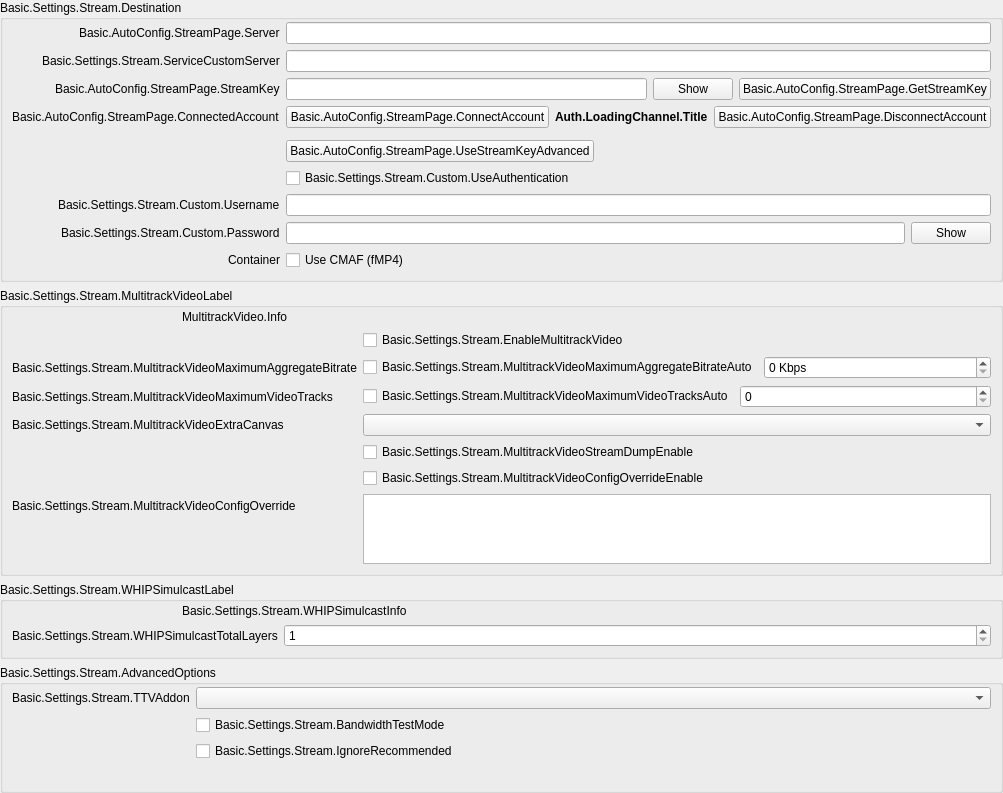
            <widget class="QWidget" name="streamKeyPage">
             <property name="geometry">
              <rect>
               <x>0</x>
               <y>0</y>
               <width>987</width>
               <height>791</height>
              </rect>
             </property>
             <layout class="QVBoxLayout" name="streamkeyPageLayout">
              <property name="leftMargin">
               <number>0</number>
              </property>
              <property name="topMargin">
               <number>0</number>
              </property>
              <property name="rightMargin">
               <number>0</number>
              </property>
              <property name="bottomMargin">
               <number>0</number>
              </property>
              <item>
               <widget class="QGroupBox" name="destinationGroupBox">
                <property name="title">
                 <string>Basic.Settings.Stream.Destination</string>
                </property>
                <layout class="QFormLayout" name="destinationLayout">
                 <property name="fieldGrowthPolicy">
                  <enum>QFormLayout::AllNonFixedFieldsGrow</enum>
                 </property>
                 <property name="labelAlignment">
                  <set>Qt::AlignRight|Qt::AlignTrailing|Qt::AlignVCenter</set>
                 </property>
                 <property name="leftMargin">
                  <number>9</number>
                 </property>
                 <property name="topMargin">
                  <number>2</number>
                 </property>
                 <property name="rightMargin">
                  <number>9</number>
                 </property>
                 <property name="bottomMargin">
                  <number>9</number>
                 </property>
                 <item row="0" column="0">
                  <widget class="QLabel" name="serverLabel">
                   <property name="text">
                    <string>Basic.AutoConfig.StreamPage.Server</string>
                   </property>
                  </widget>
                 </item>
                 <item row="0" column="1">
                  <widget class="QStackedWidget" name="serverStackedWidget">
                   <property name="sizePolicy">
                    <sizepolicy hsizetype="Preferred" vsizetype="Maximum">
                     <horstretch>0</horstretch>
                     <verstretch>0</verstretch>
                    </sizepolicy>
                   </property>
                   <property name="currentIndex">
                    <number>1</number>
                   </property>
                   <widget class="QWidget" name="servicePage">
                    <layout class="QHBoxLayout" name="horizontalLayout_21">
                     <property name="leftMargin">
                      <number>0</number>
                     </property>
                     <property name="topMargin">
                      <number>0</number>
                     </property>
                     <property name="rightMargin">
                      <number>0</number>
                     </property>
                     <property name="bottomMargin">
                      <number>0</number>
                     </property>
                     <item>
                      <widget class="QComboBox" name="server"/>
                     </item>
                    </layout>
                   </widget>
                   <widget class="QWidget" name="customPage">
                    <layout class="QHBoxLayout" name="horizontalLayout_22">
                     <property name="leftMargin">
                      <number>0</number>
                     </property>
                     <property name="topMargin">
                      <number>0</number>
                     </property>
                     <property name="rightMargin">
                      <number>0</number>
                     </property>
                     <property name="bottomMargin">
                      <number>0</number>
                     </property>
                     <item>
                      <widget class="QLineEdit" name="customServer"/>
                     </item>
                    </layout>
                   </widget>
                  </widget>
                 </item>
                 <item row="1" column="0">
                  <widget class="QLabel" name="serviceCustomServerLabel">
                   <property name="text">
                    <string>Basic.Settings.Stream.ServiceCustomServer</string>
                   </property>
                   <property name="buddy">
                    <cstring>serviceCustomServer</cstring>
                   </property>
                  </widget>
                 </item>
                 <item row="1" column="1">
                  <widget class="QLineEdit" name="serviceCustomServer"/>
                 </item>
                 <item row="2" column="0">
                  <widget class="QLabel" name="streamKeyLabel">
                   <property name="text">
                    <string>Basic.AutoConfig.StreamPage.StreamKey</string>
                   </property>
                   <property name="openExternalLinks">
                    <bool>true</bool>
                   </property>
                   <property name="buddy">
                    <cstring>key</cstring>
                   </property>
                  </widget>
                 </item>
                 <item row="2" column="1">
                  <widget class="QFrame" name="streamKeyWidget">
                   <layout class="QHBoxLayout" name="horizontalLayout_11">
                    <property name="leftMargin">
                     <number>0</number>
                    </property>
                    <property name="topMargin">
                     <number>0</number>
                    </property>
                    <property name="rightMargin">
                     <number>0</number>
                    </property>
                    <property name="bottomMargin">
                     <number>0</number>
                    </property>
                    <item>
                     <widget class="QLineEdit" name="key">
                      <property name="inputMask">
                       <string notr="true"/>
                      </property>
                      <property name="text">
                       <string notr="true"/>
                      </property>
                      <property name="echoMode">
                       <enum>QLineEdit::Password</enum>
                      </property>
                     </widget>
                    </item>
                    <item>
                     <widget class="QPushButton" name="show">
                      <property name="text">
                       <string>Show</string>
                      </property>
                     </widget>
                    </item>
                    <item>
                     <widget class="UrlPushButton" name="getStreamKeyButton">
                      <property name="toolTip">
                       <string/>
                      </property>
                      <property name="toolTipDuration">
                       <number>-4</number>
                      </property>
                      <property name="text">
                       <string>Basic.AutoConfig.StreamPage.GetStreamKey</string>
                      </property>
                     </widget>
                    </item>
                   </layout>
                  </widget>
                 </item>
                 <item row="3" column="0">
                  <widget class="QLabel" name="connectedAccountLabel">
                   <property name="text">
                    <string>Basic.AutoConfig.StreamPage.ConnectedAccount</string>
                   </property>
                  </widget>
                 </item>
                 <item row="3" column="1">
                  <layout class="QHBoxLayout" name="horizontalLayout_15">
                   <item>
                    <widget class="QPushButton" name="connectAccount2">
                     <property name="cursor">
                      <cursorShape>PointingHandCursor</cursorShape>
                     </property>
                     <property name="text">
                      <string>Basic.AutoConfig.StreamPage.ConnectAccount</string>
                     </property>
                    </widget>
                   </item>
                   <item>
                    <widget class="QLabel" name="connectedAccountText">
                     <property name="styleSheet">
                      <string notr="true">font-weight: bold</string>
                     </property>
                     <property name="text">
                      <string>Auth.LoadingChannel.Title</string>
                     </property>
                    </widget>
                   </item>
                   <item>
                    <widget class="QPushButton" name="disconnectAccount">
                     <property name="text">
                      <string>Basic.AutoConfig.StreamPage.DisconnectAccount</string>
                     </property>
                    </widget>
                   </item>
                   <item>
                    <spacer name="horizontalSpacer_19">
                     <property name="orientation">
                      <enum>Qt::Horizontal</enum>
                     </property>
                     <property name="sizeHint" stdset="0">
                      <size>
                       <width>40</width>
                       <height>20</height>
                      </size>
                     </property>
                    </spacer>
                   </item>
                  </layout>
                 </item>
                 <item row="4" column="0">
                  <spacer name="horizontalSpacer_18">
                   <property name="orientation">
                    <enum>Qt::Horizontal</enum>
                   </property>
                   <property name="sizeHint" stdset="0">
                    <size>
                     <width>170</width>
                     <height>0</height>
                    </size>
                   </property>
                  </spacer>
                 </item>
                 <item row="5" column="1">
                  <layout class="QHBoxLayout" name="horizontalLayout_28">
                   <item>
                    <widget class="QPushButton" name="useStreamKeyAdv">
                     <property name="text">
                      <string>Basic.AutoConfig.StreamPage.UseStreamKeyAdvanced</string>
                     </property>
                    </widget>
                   </item>
                   <item>
                    <spacer name="horizontalSpacer_28">
                     <property name="orientation">
                      <enum>Qt::Horizontal</enum>
                     </property>
                     <property name="sizeHint" stdset="0">
                      <size>
                       <width>40</width>
                       <height>0</height>
                      </size>
                     </property>
                    </spacer>
                   </item>
                  </layout>
                 </item>
                 <item row="6" column="1">
                  <widget class="QCheckBox" name="useAuth">
                   <property name="text">
                    <string>Basic.Settings.Stream.Custom.UseAuthentication</string>
                   </property>
                  </widget>
                 </item>
                 <item row="7" column="0">
                  <widget class="QLabel" name="authUsernameLabel">
                   <property name="text">
                    <string>Basic.Settings.Stream.Custom.Username</string>
                   </property>
                   <property name="buddy">
                    <cstring>authUsername</cstring>
                   </property>
                  </widget>
                 </item>
                 <item row="7" column="1">
                  <widget class="QLineEdit" name="authUsername"/>
                 </item>
                 <item row="8" column="0">
                  <widget class="QLabel" name="authPwLabel">
                   <property name="text">
                    <string>Basic.Settings.Stream.Custom.Password</string>
                   </property>
                   <property name="buddy">
                    <cstring>authPw</cstring>
                   </property>
                  </widget>
                 </item>
                 <item row="8" column="1">
                  <widget class="QFrame" name="authPwWidget">
                   <layout class="QHBoxLayout" name="horizontalLayout_25">
                    <property name="leftMargin">
                     <number>0</number>
                    </property>
                    <property name="topMargin">
                     <number>0</number>
                    </property>
                    <property name="rightMargin">
                     <number>0</number>
                    </property>
                    <property name="bottomMargin">
                     <number>0</number>
                    </property>
                    <item>
                     <widget class="QLineEdit" name="authPw">
                      <property name="echoMode">
                       <enum>QLineEdit::Password</enum>
                      </property>
                     </widget>
                    </item>
                    <item>
                     <widget class="QPushButton" name="authPwShow">
                      <property name="text">
                       <string>Show</string>
                      </property>
                     </widget>
                    </item>
                   </layout>
                  </widget>
                 </item>
                 <item row="9" column="0">
                  <widget class="QLabel" name="moqUseCmafLabel">
                   <property name="text">
                    <string>Container</string>
                   </property>
                   <property name="visible">
                    <bool>false</bool>
                   </property>
                  </widget>
                 </item>
                 <item row="9" column="1">
                  <widget class="QCheckBox" name="moqUseCmaf">
                   <property name="text">
                    <string>Use CMAF (fMP4)</string>
                   </property>
                   <property name="visible">
                    <bool>false</bool>
                   </property>
                  </widget>
                 </item>
                </layout>
               </widget>
              </item>
              <item>
               <widget class="QGroupBox" name="multitrackVideoGroupBox">
                <property name="title">
                 <string>Basic.Settings.Stream.MultitrackVideoLabel</string>
                </property>
                <layout class="QVBoxLayout" name="verticalLayout_34">
                 <property name="leftMargin">
                  <number>9</number>
                 </property>
                 <property name="topMargin">
                  <number>2</number>
                 </property>
                 <property name="rightMargin">
                  <number>9</number>
                 </property>
                 <property name="bottomMargin">
                  <number>9</number>
                 </property>
                 <item>
                  <layout class="QHBoxLayout" name="horizontalLayout_12">
                   <item>
                    <spacer name="horizontalSpacer_31">
                     <property name="orientation">
                      <enum>Qt::Horizontal</enum>
                     </property>
                     <property name="sizeType">
                      <enum>QSizePolicy::Fixed</enum>
                     </property>
                     <property name="sizeHint" stdset="0">
                      <size>
                       <width>170</width>
                       <height>10</height>
                      </size>
                     </property>
                    </spacer>
                   </item>
                   <item>
                    <widget class="QLabel" name="multitrackVideoInfo">
                     <property name="text">
                      <string>MultitrackVideo.Info</string>
                     </property>
                     <property name="textFormat">
                      <enum>Qt::RichText</enum>
                     </property>
                     <property name="wordWrap">
                      <bool>true</bool>
                     </property>
                     <property name="openExternalLinks">
                      <bool>true</bool>
                     </property>
                    </widget>
                   </item>
                  </layout>
                 </item>
                 <item>
                  <layout class="QFormLayout" name="formLayout_27">
                   <property name="fieldGrowthPolicy">
                    <enum>QFormLayout::AllNonFixedFieldsGrow</enum>
                   </property>
                   <item row="0" column="0">
                    <spacer name="horizontalSpacer_30">
                     <property name="orientation">
                      <enum>Qt::Horizontal</enum>
                     </property>
                     <property name="sizeType">
                      <enum>QSizePolicy::Fixed</enum>
                     </property>
                     <property name="sizeHint" stdset="0">
                      <size>
                       <width>170</width>
                       <height>10</height>
                      </size>
                     </property>
                    </spacer>
                   </item>
                   <item row="0" column="1">
                    <widget class="QCheckBox" name="enableMultitrackVideo">
                     <property name="text">
                      <string>Basic.Settings.Stream.EnableMultitrackVideo</string>
                     </property>
                    </widget>
                   </item>
                   <item row="1" column="0">
                    <widget class="QLabel" name="multitrackVideoMaximumAggregateBitrateLabel">
                     <property name="text">
                      <string>Basic.Settings.Stream.MultitrackVideoMaximumAggregateBitrate</string>
                     </property>
                    </widget>
                   </item>
                   <item row="1" column="1">
                    <layout class="QHBoxLayout" name="horizontalLayout_31" stretch="0,0">
                     <item>
                      <widget class="QCheckBox" name="multitrackVideoMaximumAggregateBitrateAuto">
                       <property name="text">
                        <string>Basic.Settings.Stream.MultitrackVideoMaximumAggregateBitrateAuto</string>
                       </property>
                      </widget>
                     </item>
                     <item>
                      <widget class="QSpinBox" name="multitrackVideoMaximumAggregateBitrate">
                       <property name="sizePolicy">
                        <sizepolicy hsizetype="MinimumExpanding" vsizetype="Fixed">
                         <horstretch>0</horstretch>
                         <verstretch>0</verstretch>
                        </sizepolicy>
                       </property>
                       <property name="suffix">
                        <string notr="true"> Kbps</string>
                       </property>
                       <property name="minimum">
                        <number>0</number>
                       </property>
                       <property name="maximum">
                        <number>1000000</number>
                       </property>
                       <property name="singleStep">
                        <number>50</number>
                       </property>
                       <property name="value">
                        <number>0</number>
                       </property>
                      </widget>
                     </item>
                    </layout>
                   </item>
                   <item row="2" column="0">
                    <widget class="QLabel" name="multitrackVideoMaximumVideoTracksLabel">
                     <property name="text">
                      <string>Basic.Settings.Stream.MultitrackVideoMaximumVideoTracks</string>
                     </property>
                    </widget>
                   </item>
                   <item row="2" column="1">
                    <layout class="QHBoxLayout" name="horizontalLayout_32" stretch="0,0">
                     <item>
                      <widget class="QCheckBox" name="multitrackVideoMaximumVideoTracksAuto">
                       <property name="sizePolicy">
                        <sizepolicy hsizetype="Minimum" vsizetype="Fixed">
                         <horstretch>0</horstretch>
                         <verstretch>0</verstretch>
                        </sizepolicy>
                       </property>
                       <property name="text">
                        <string>Basic.Settings.Stream.MultitrackVideoMaximumVideoTracksAuto</string>
                       </property>
                      </widget>
                     </item>
                     <item>
                      <widget class="QSpinBox" name="multitrackVideoMaximumVideoTracks">
                       <property name="sizePolicy">
                        <sizepolicy hsizetype="MinimumExpanding" vsizetype="Fixed">
                         <horstretch>0</horstretch>
                         <verstretch>0</verstretch>
                        </sizepolicy>
                       </property>
                       <property name="minimum">
                        <number>0</number>
                       </property>
                       <property name="maximum">
                        <number>100</number>
                       </property>
                       <property name="value">
                        <number>0</number>
                       </property>
                      </widget>
                     </item>
                    </layout>
                   </item>
                   <item row="3" column="1">
                    <widget class="QComboBox" name="multitrackVideoAdditionalCanvas">
                     <property name="placeholderText">
                      <string>None</string>
                     </property>
                    </widget>
                   </item>
                   <item row="4" column="0">
                    <spacer name="horizontalSpacer_32">
                     <property name="orientation">
                      <enum>Qt::Horizontal</enum>
                     </property>
                     <property name="sizeType">
                      <enum>QSizePolicy::Fixed</enum>
                     </property>
                     <property name="sizeHint" stdset="0">
                      <size>
                       <width>170</width>
                       <height>10</height>
                      </size>
                     </property>
                    </spacer>
                   </item>
                   <item row="4" column="1">
                    <widget class="QCheckBox" name="multitrackVideoStreamDumpEnable">
                     <property name="text">
                      <string>Basic.Settings.Stream.MultitrackVideoStreamDumpEnable</string>
                     </property>
                    </widget>
                   </item>
                   <item row="5" column="1">
                    <widget class="QCheckBox" name="multitrackVideoConfigOverrideEnable">
                     <property name="text">
                      <string>Basic.Settings.Stream.MultitrackVideoConfigOverrideEnable</string>
                     </property>
                    </widget>
                   </item>
                   <item row="6" column="0">
                    <widget class="QLabel" name="multitrackVideoConfigOverrideLabel">
                     <property name="text">
                      <string>Basic.Settings.Stream.MultitrackVideoConfigOverride</string>
                     </property>
                    </widget>
                   </item>
                   <item row="6" column="1">
                    <widget class="QPlainTextEdit" name="multitrackVideoConfigOverride">
                     <property name="sizePolicy">
                      <sizepolicy hsizetype="Expanding" vsizetype="Expanding">
                       <horstretch>0</horstretch>
                       <verstretch>0</verstretch>
                      </sizepolicy>
                     </property>
                    </widget>
                   </item>
                   <item row="3" column="0">
                    <widget class="QLabel" name="multitrackVideoAdditionalCanvasLabel">
                     <property name="text">
                      <string>Basic.Settings.Stream.MultitrackVideoExtraCanvas</string>
                     </property>
                    </widget>
                   </item>
                  </layout>
                 </item>
                </layout>
               </widget>
              </item>
              <item>
               <widget class="QGroupBox" name="whipSimulcastGroupBox">
                <property name="title">
                 <string>Basic.Settings.Stream.WHIPSimulcastLabel</string>
                </property>
                <layout class="QVBoxLayout" name="verticalLayout_35">
                 <property name="leftMargin">
                  <number>9</number>
                 </property>
                 <property name="topMargin">
                  <number>2</number>
                 </property>
                 <property name="rightMargin">
                  <number>9</number>
                 </property>
                 <property name="bottomMargin">
                  <number>9</number>
                 </property>
                 <item>
                  <layout class="QHBoxLayout" name="horizontalLayout_33">
                   <item>
                    <spacer name="horizontalSpacer_33">
                     <property name="orientation">
                      <enum>Qt::Horizontal</enum>
                     </property>
                     <property name="sizeType">
                      <enum>QSizePolicy::Fixed</enum>
                     </property>
                     <property name="sizeHint" stdset="0">
                      <size>
                       <width>170</width>
                       <height>10</height>
                      </size>
                     </property>
                    </spacer>
                   </item>
                   <item>
                    <widget class="QLabel" name="whipSimulcastInfo">
                     <property name="text">
                      <string>Basic.Settings.Stream.WHIPSimulcastInfo</string>
                     </property>
                     <property name="textFormat">
                      <enum>Qt::RichText</enum>
                     </property>
                     <property name="wordWrap">
                      <bool>true</bool>
                     </property>
                     <property name="openExternalLinks">
                      <bool>true</bool>
                     </property>
                    </widget>
                   </item>
                  </layout>
                 </item>
                 <item>
                  <layout class="QFormLayout" name="formLayout_39">
                   <property name="fieldGrowthPolicy">
                    <enum>QFormLayout::AllNonFixedFieldsGrow</enum>
                   </property>
                   <item row="1" column="0">
                    <widget class="QLabel" name="whipSimulcastTotalLayersLabel">
                     <property name="text">
                      <string>Basic.Settings.Stream.WHIPSimulcastTotalLayers</string>
                     </property>
                     <property name="minimumSize">
                      <size>
                       <width>170</width>
                       <height>0</height>
                      </size>
                     </property>
                    </widget>
                   </item>
                   <item row="1" column="1">
                    <layout class="QHBoxLayout" name="horizontalLayout_35" stretch="0,0">
                     <item>
                      <widget class="QSpinBox" name="whipSimulcastTotalLayers">
                       <property name="minimum">
                        <number>1</number>
                       </property>
                       <property name="maximum">
                        <number>4</number>
                       </property>
                       <property name="value">
                        <number>1</number>
                       </property>
                      </widget>
                     </item>
                    </layout>
                   </item>
                  </layout>
                 </item>
                </layout>
               </widget>
               </item>
              <item>
               <widget class="QGroupBox" name="serviceAdvancedOptionsGroupBox">
                <property name="title">
                 <string>Basic.Settings.Stream.AdvancedOptions</string>
                </property>
                <layout class="QFormLayout" name="serviceAdvancedOptionsLayout">
                 <property name="fieldGrowthPolicy">
                  <enum>QFormLayout::AllNonFixedFieldsGrow</enum>
                 </property>
                 <property name="labelAlignment">
                  <set>Qt::AlignRight|Qt::AlignTrailing|Qt::AlignVCenter</set>
                 </property>
                 <property name="leftMargin">
                  <number>9</number>
                 </property>
                 <property name="topMargin">
                  <number>2</number>
                 </property>
                 <property name="rightMargin">
                  <number>9</number>
                 </property>
                 <property name="bottomMargin">
                  <number>9</number>
                 </property>
                 <item row="0" column="0">
                  <widget class="QLabel" name="twitchAddonLabel">
                   <property name="text">
                    <string>Basic.Settings.Stream.TTVAddon</string>
                   </property>
                   <property name="buddy">
                    <cstring>twitchAddonDropdown</cstring>
                   </property>
                  </widget>
                 </item>
                 <item row="0" column="1">
                  <widget class="QComboBox" name="twitchAddonDropdown"/>
                 </item>
                 <item row="1" column="0">
                  <spacer name="horizontalSpacer_18_1">
                   <property name="orientation">
                    <enum>Qt::Horizontal</enum>
                   </property>
                   <property name="sizeHint" stdset="0">
                    <size>
                     <width>170</width>
                     <height>0</height>
                    </size>
                   </property>
                  </spacer>
                 </item>
                 <item row="1" column="1">
                  <widget class="QCheckBox" name="bandwidthTestEnable">
                   <property name="text">
                    <string>Basic.Settings.Stream.BandwidthTestMode</string>
                   </property>
                  </widget>
                 </item>
                 <item row="2" column="1">
                  <widget class="QCheckBox" name="ignoreRecommended">
                   <property name="text">
                    <string>Basic.Settings.Stream.IgnoreRecommended</string>
                   </property>
                  </widget>
                 </item>
                 <item row="3" column="1">
                  <widget class="QLabel" name="enforceSettingsLabel">
                   <property name="text">
                    <string notr="true"/>
                   </property>
                   <property name="textFormat">
                    <enum>Qt::RichText</enum>
                   </property>
                   <property name="openExternalLinks">
                    <bool>true</bool>
                   </property>
                  </widget>
                 </item>
                </layout>
               </widget>
              </item>
              <item>
               <spacer name="verticalSpacer_12">
                <property name="orientation">
                 <enum>Qt::Vertical</enum>
                </property>
                <property name="sizeHint" stdset="0">
                 <size>
                  <width>20</width>
                  <height>0</height>
                 </size>
                </property>
               </spacer>
              </item>
             </layout>
            </widget>
